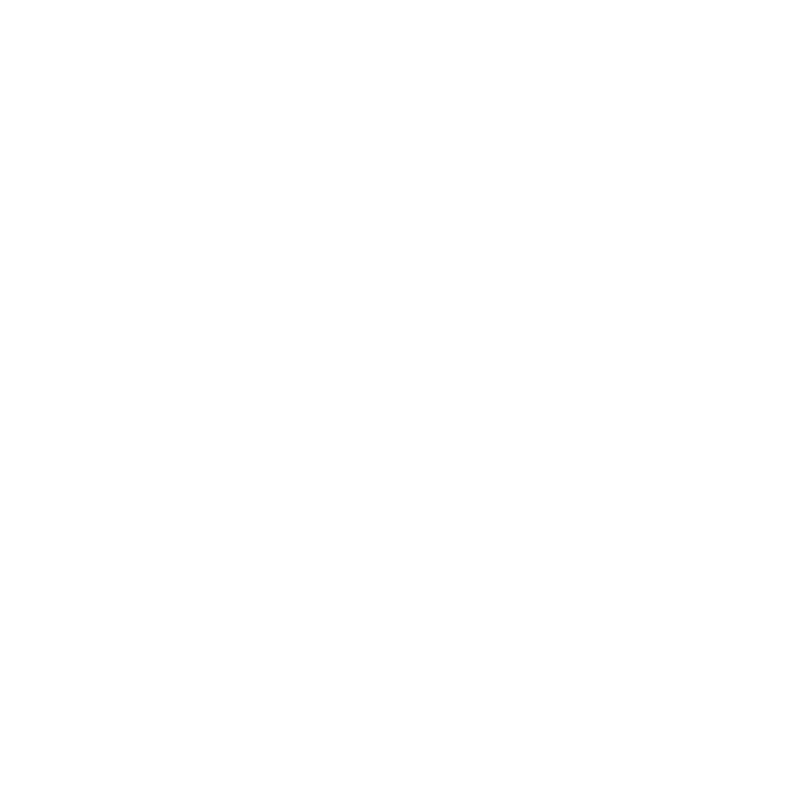
Frame 1 (no input)
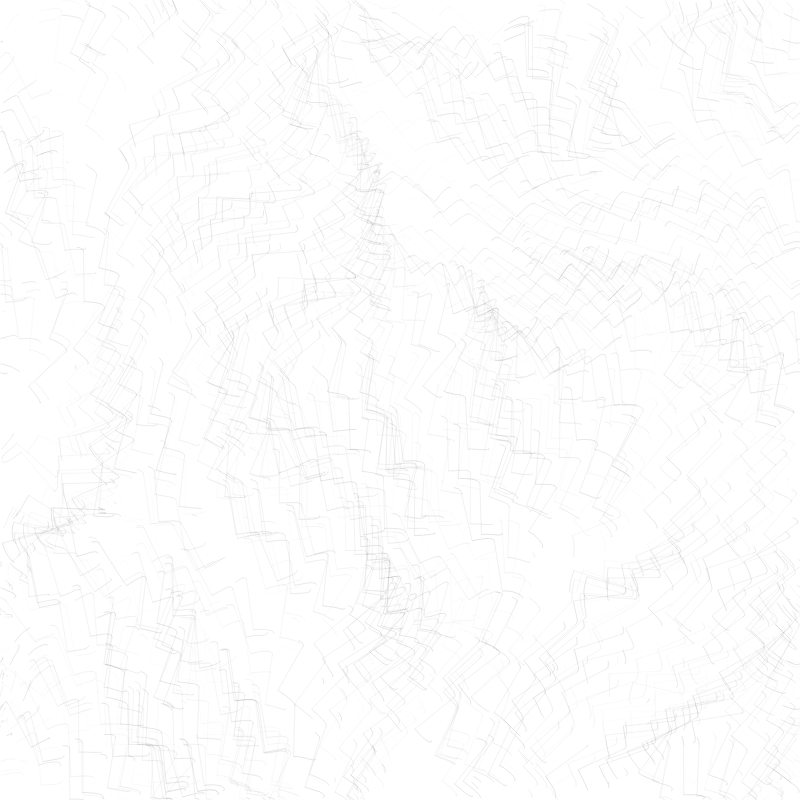
Frame 60 (no input)
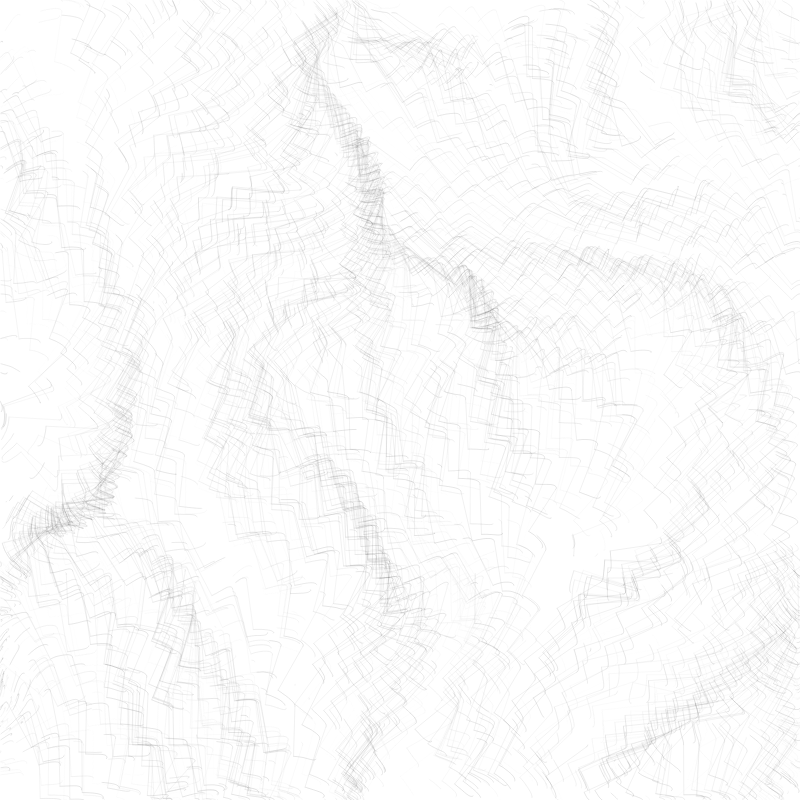
Frame 120 (the mouse pressed at the canvas centre since frame 60)

The p5.js sketch that drew these frames (run headless with seeded random() and noise() and a simulated clock; from frame 60 on, the mouse is pressed at the canvas centre):

// p5.js sketch
// ── sketch.js
// Factors of  1200:
// 1, 2, 3, 4, 5, 6, 8, 10, 12, 15, 16, 20, 24, 25, 30, 40, 48, 50, 60, 75, 80, 100, 120, 150, 200, 240, 300, 400, 600, 1200
//
// Factors of 800:
// 1, 2, 4, 5, 8, 10, 16, 20, 25, 32, 40, 50, 80, 100, 160, 200, 400, 800
const FIELD_SIZE = 8; 
const NUM_FRAMES = 5000;
let DEBUG_MODE = true;

const PARTICLE_COUNT = 1000;
let particles = [];
let total_particles = PARTICLE_COUNT;

let flowfield;
let starting_points = [];

let avgGen = 0;

function setup() {
  createCanvas(800, 800);
  background(255);
  // noiseSeed(1002);

  flowfield = new FlowField(FIELD_SIZE);


  for (let i = 0; i < PARTICLE_COUNT; i++) {
    let { startX, startY, particleColor } = nextStartState();
    particles[i] = new Particle(startX, startY, particleColor);
  }
}

function draw() {
  // flowfield.update();

  for (let i = 0; i < particles.length; i++) {
    particles[i].follow(flowfield);
    particles[i].update(flowfield);
    particles[i].show();
  }

  if (DEBUG_MODE) {
    if (frameCount % 100 == 0) printStatus();
    if (frameCount == NUM_FRAMES) noLoop();
  }
}

function generateStartingPoints() {
  let points = [];
  let x = width *  1.00;
  let scl = height / PARTICLE_COUNT;
  for (let i = 0; i < PARTICLE_COUNT; i++) {
    points.push({
      startX: x,
      startY: scl * i,
      particleColor: getColor(x, scl * i),
    })
  }
  return points;
}

let pointsIncrementor = 0;
function nextStartState() {
  let startX = random(width);
  let startY = random(height);
  let particleColor = getColor(startX, startY);
  return {startX, startY, particleColor};
}

let colorIndex = 0;
function getColor(startX, startY) {
  let a = 45;
  // let palette = [...fancy-colors];
  // let c = palette[colorIndex++ % palette.length];
  let r = int(random(255));
  let c = [r, r, r];
  return [...c, a];
}

function printStatus() {
  let fc = frameCount
  let avg = averageAge().toFixed(1);
  let ls = averageLifespan().toFixed(1);
  let gen = averageGeneration().toFixed(1);
  let tot = total_particles;
  let fr = frameRate().toFixed(1);
  let s = `${fc}\tavg: ${avg} ls: ${ls} gen: ${gen} total: ${tot} fr: ${fr}`
  console.log(s);
}

function averageAge() {
  return particles.reduce((prev, curr) => prev + int(curr.age), 0) / particles.length;
}

function averageGeneration() {
  avgGen = particles.reduce((prev, curr) => prev + int(curr.generation), 0) / particles.length;
  return avgGen;
}

function averageLifespan() {
  return particles.reduce((prev, curr) => prev + int(curr.lifetime), 0) / particles.length;
}

function keyPressed() {
  switch (key) {
    case 'S':
      loop();
      console.log("Started looping");
      break;
    case ' ':
      noLoop();
      console.log("Stopped looping");
      break;
    default:
      break;
  }
}

// ── field.js
function FlowField(fieldSize) {
  let xIncr = 0.035;
  let yIncr = xIncr;
  let zIncr = 0.02;
  // let zOff = 10.02;
  let zOff = 0.0;

  this.fieldSize = fieldSize;
  this.cols = floor(width / this.fieldSize);
  this.rows = floor(height / this.fieldSize);

  this.field = new Array(this.cols * this.rows);



  this.update = function updateFlowField() {
    let yOff = 0.0;
    for (let y = 0; y < this.rows; y++) {
      let xOff = 0;
      for (let x = 0; x < this.cols; x++) {
        let idx = x + (y * this.cols);
        let angle = generateFieldAngle(xOff, yOff, zOff);
        let v = p5.Vector.fromAngle(angle);
        v.setMag(0.5);
        this.field[idx] = v;

        xOff += xIncr;
      }
      yOff += yIncr;
    }

    if (frameCount % 10 == 0) {
      // zOff += 0.2;
      // console.log(frameCount);
      // zIncr = 0.0
      zOff += zIncr;
    }
  }

  this.update();

  this.getVector = function getVectorFlowField(_x, _y) {
    let x = floor(_x / this.fieldSize);
    let y = floor(_y / this.fieldSize);
    let idx = x + (y * this.cols);
    let vector = this.field[idx];
    return vector;
  }

  function generateFieldAngle(xOff, yOff, zOff) {
    let n = noise(xOff, yOff, zOff); // 0 < n < 1
    // let f = 4;
    // n = floor(n * f) / f;
    return - n * TWO_PI;
  }
}
// ── particle.js
MIN_LIFESPAN = 40;
MAX_LIFESPAN = 150;

MIN_SIZE = 40;
MAX_SIZE = 70;

function Particle(x, y, c) {
  this.pos = createVector(x, y);
  this.vel = createVector(random(-TWO_PI, TWO_PI), random(-TWO_PI, TWO_PI));
  this.acc = createVector(0, 0);
  this.diameter = floor(random(MIN_SIZE, MAX_SIZE) / 5) * 10;
  this.maxSpeed = 1;
  this.lifetime = int(random(MIN_LIFESPAN, MAX_LIFESPAN));
  this.age = 0;
  this.generation = 0;
  this.strokeWeight = 0.35;
  this.color = c;
  this.living = true;

  this.prevPos = this.pos.copy();

  this.update = function updateParticle(field) {
    if (this.living && this.age < this.lifetime) {
      this.vel.add(this.acc);
      this.vel.limit(this.maxSpeed);
      if (this.age % 25 == 0){
        this.vel.rotate(HALF_PI);
        this.vel.mult(50);
      }
      this.direction = p5.Vector.sub(this.pos, this.prevPos);
      this.diameter += random(-0.5, 0.5);
      this.prevPos = this.pos.copy();
      this.pos.add(this.vel);
      this.acc.mult(0);
      this.edges();
      this.age += 1;
    } else {
      // this.living = false;
      let { startX, startY, particleColor } = nextStartState();
      this.color = particleColor
      this.pos = createVector(startX, startY);
      this.prevPos = this.pos.copy();
      this.vel = createVector(0, 0);
      this.acc = createVector(0, 0);
      this.lifetime = int(random(MIN_LIFESPAN, MAX_LIFESPAN))
      this.age = 0;
      this.generation += 1;
      this.diameter = random(MIN_SIZE, MAX_SIZE);
      // this.color = getColor(startX, startY, this.generation);
      total_particles++;
    }
  }

  this.applyForce = function applyForceParticle(force) {
    this.acc.add(force);
  }

  this.follow = function followParticle(flowfield) {
    let force = flowfield.getVector(this.pos.x, this.pos.y);
    this.applyForce(force);
  }

  this.show = function showParticle() {
    if (this.living) {
      if (this.age > 2 && frameCount > 0) {
        // noFill();
        stroke(this.color);
        strokeWeight(this.strokeWeight);
        line(this.pos.x, this.pos.y, this.prevPos.x, this.prevPos.y);
        // for (let i = 0; i < this.diameter; i++) {
        //   let scl = 1;
        //   let x = this.pos.x + (cos(i / scl) * i);
        //   let y = this.pos.y + (sin(i / scl) * i);
        //   line(this.pos.x, this.pos.y, x, y);
        // }
        // noStroke();
        // fill(this.color);
        // this.direction.mult(this.diameter);
        // ellipse(this.pos.x, this.pos.y, this.direction.x, this.direction.y);
      }
    }
  }

  this.edges = function() {
    if (this.pos.x > width) {
      // this.pos.x = 0;
      this.pos.x -= width
      this.prevPos = this.pos.copy();
    }
    if (this.pos.x < 0) {
      // this.pos.x = width;
      this.pos.x += width;
      this.prevPos = this.pos.copy();
    }
    if (this.pos.y > height) {
      // this.pos.y = 0;
      this.pos.y -= height;
      this.prevPos = this.pos.copy();
    }
    if (this.pos.y < 0) {
      // this.pos.y = height;
      this.pos.y += height;
      this.prevPos = this.pos.copy();
    }
  }
}
